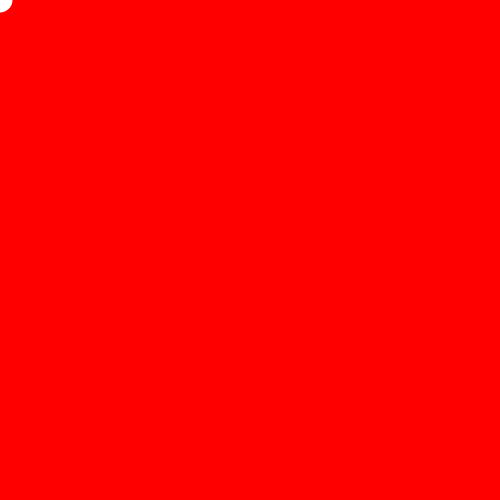
Frame 1 (no input)
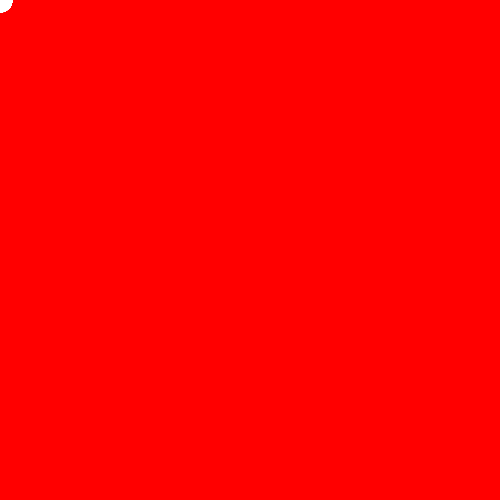
Frame 60 (no input)
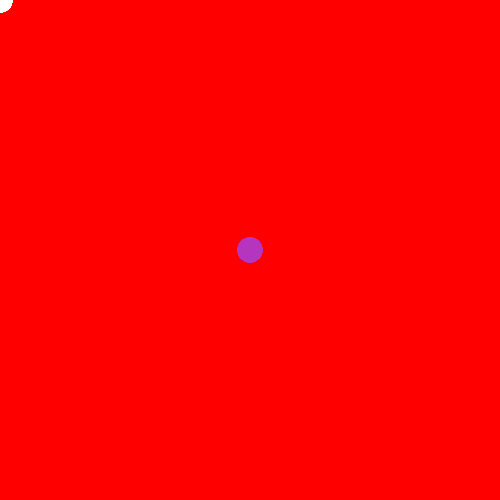
Frame 120 (the mouse pressed at the canvas centre since frame 60)

The p5.js sketch that drew these frames (run headless with seeded random() and noise() and a simulated clock; from frame 60 on, the mouse is pressed at the canvas centre):

// p5.js sketch
// ── sketch.js
function setup() {
  createCanvas(500, 500);
  background(255, 0, 0);
}

function draw() {
  noStroke();
  ellipse(mouseX, mouseY, 25, 25);
}

function mousePressed() {
  fill(random(255), random(255), random(255));
}
